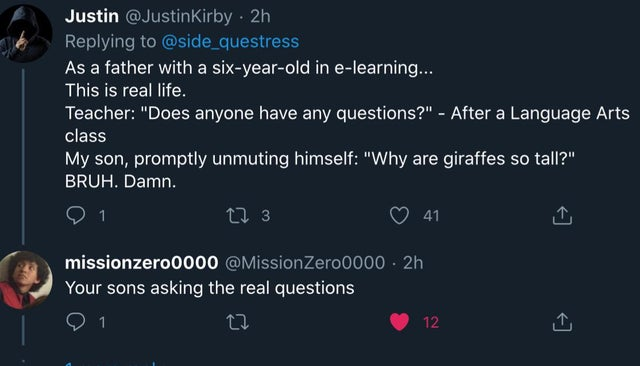
#> input picture Tech demo/Resources/bruh.jpg, 640 x 366 px
$ python 'writing images.py'
#> lines starting #> are read from the running program, lines starting #| are printed output that depends on the picture; after the words box and inside, x2 and y2 are one past the last pixel; in counts of white or black regions, pixels touching at a corner belong together
import cv2
import numpy as np
print ("PACKAGE IMPORTED")

img = cv2.imread("Resources/bruh.jpg")
#> img is the input picture: shape (366, 640, 3); mean B, G, R 50.9, 41.1, 31.9
print (img)
#> (printed output is left out)
kernel = np.ones((5,5), np.uint8)
img = img[0:200, 0:320]
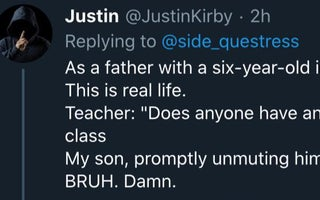
#> img: shape (200, 320, 3); mean B, G, R 57.1, 47.1, 37


imgGray = cv2.cvtColor(img, cv2.COLOR_BGR2GRAY)
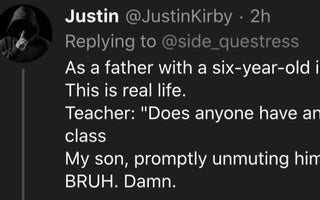
#> imgGray: shape (200, 320); min 0, max 255, mean 45.1
imgGrayBlur = cv2.GaussianBlur(imgGray, (7,7), 0)
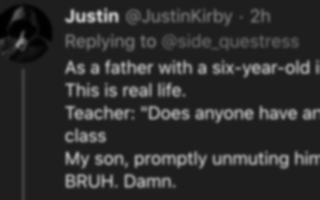
#> imgGrayBlur: shape (200, 320); min 0, max 201, mean 45.1
imgCanny = cv2.Canny(img, 100, 100)
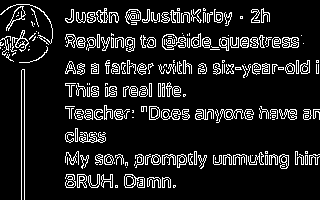
#> imgCanny: shape (200, 320); 11.7% white in thin lines or dots
imgDilate = cv2.dilate(imgCanny, kernel, iterations=1)
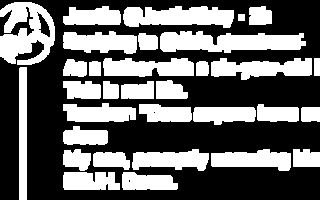
#> imgDilate: shape (200, 320); 40.5% white; 32 white regions, largest, box (x1, y1, x2, y2) and area: (160, 31, 306, 53) 2319, (0, 2, 55, 65) 2258, (123, 6, 234, 28) 1841
imgEroded = cv2.erode(imgDilate, kernel, iterations=1)
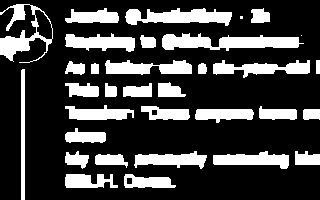
#> imgEroded: shape (200, 320); 24.7% white; 33 white regions (2 under 20 px), largest, box (x1, y1, x2, y2) and area: (162, 33, 304, 51) 1528, (125, 8, 232, 26) 1209, (0, 4, 53, 63) 1086
print (cv2.waitKey(1))

cv2.imshow("just image", img)
# [4 lines of commented-out code are left out]
